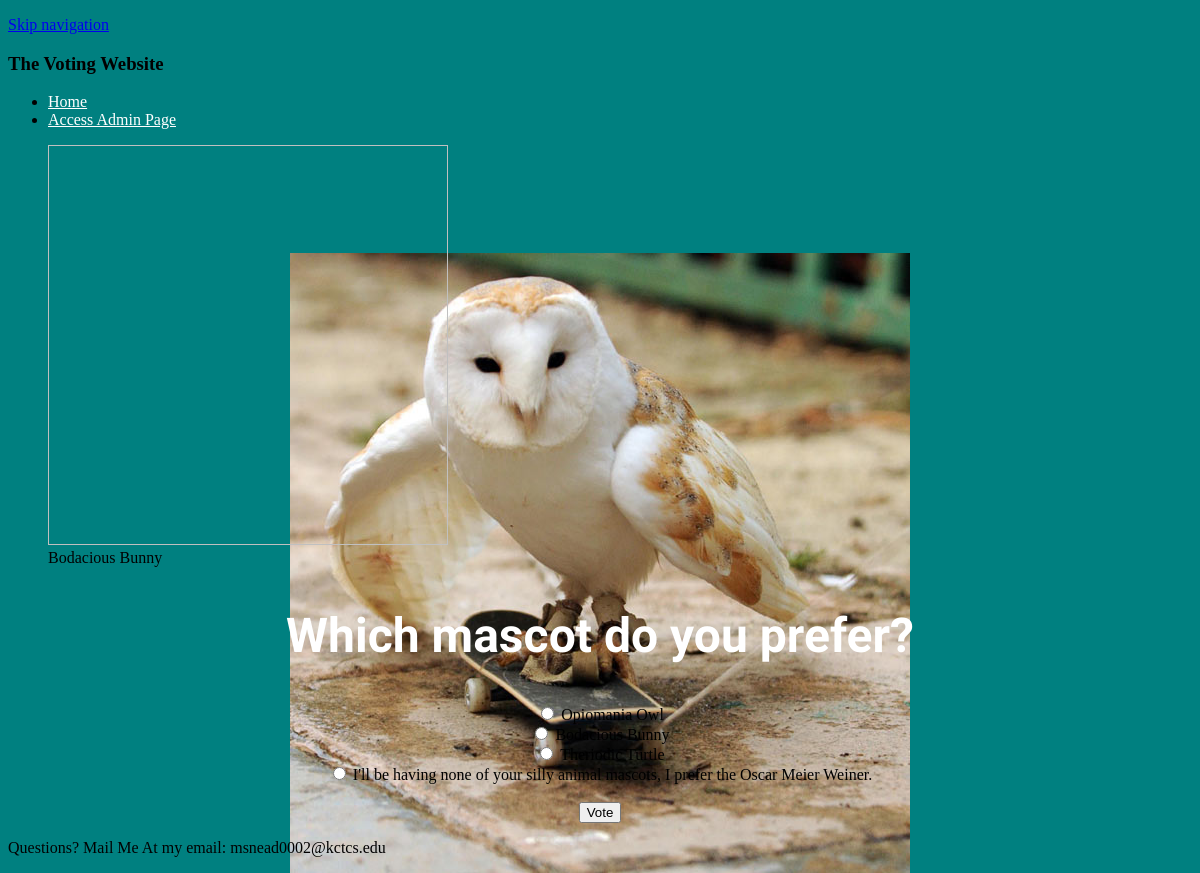
Screenshot of /polls/7/ with the database file from the repository.
### polls/models.py (models this page shows, shortened)
@python_2_unicode_compatible  # only if you need to support Python 2
class Question(models.Model):
    question_text = models.CharField(max_length=200)
    pub_date = models.DateTimeField('date published')
    def was_published_recently(self):
        now = timezone.now()
        return now - datetime.timedelta(days=1) <= self.pub_date <= now
    was_published_recently.admin_order_field = 'pub_date'
    was_published_recently.boolean = True
    was_published_recently.short_description = 'Published recently?'

@python_2_unicode_compatible  # only if you need to support Python 2
class Choice(models.Model):
    question = models.ForeignKey(Question, on_delete=models.CASCADE)
    choice_text = models.CharField(max_length=200)
    votes = models.IntegerField(default=0)

### polls/views.py (the view)
# urls.py: url(r'^(?P<pk>[0-9]+)/$', views.DetailView.as_view(), name='detail'),
class DetailView(generic.DetailView):
    model = Question
    template_name = 'polls/detail.html'
    def get_queryset(self):
        return Question.objects.filter(pub_date__lte=timezone.now())

### polls/templates/polls/detail.html (shortened to what this page needs)
{% load staticfiles %}
<!DOCTYPE html>
<html lang="en">
   <head>
	  <link rel="stylesheet" type="text/css" href="{% static 'polls/style.css' %}" />
   </head>
   <body>
		<div class="container">
			<p class="skipnavigation"><a href="#contentstart">Skip navigation</a></p>
			<header>
				<h3>The Voting Website</h3>
			</header>
			<nav class = "sitenavigation">
				<ul>
					<li><a href = "http://127.0.0.1:8000/polls/">Home<a></li>
					<li><a href = "http://127.0.0.1:8000/admin/">Access Admin Page<a></li>
				</ul>
			</nav>
			<article>
				<figure class="bunny">
					<img href="{% static 'polls/background.jpg' %}" width="400" height="400" alt="">
					<figcaption>Bodacious Bunny</figcaption>
				</figure>
				<div>
					<h1>{{ question.question_text }}</h1>
					<center>
					<form action="{% url 'polls:vote' question.id %}" method="post">
					{% for choice in question.choice_set.all %}
						<input type="radio" name="choice" id="choice{{ forloop.counter }}" value="{{ choice.id }}" />
						<label for="choice{{ forloop.counter }}">{{ choice.choice_text }}</label><br/>
					{% endfor %}
					<br/>
					<input type="submit" value="Vote" />
					</form>
					</center>
				</div>
			</article>
			<footer>
				<p>Questions? Mail Me At my email: msnead0002@kctcs.edu</a></p>
			</footer>
		</div>
   </body>

### polls/static/polls/style.css (style rules this page uses)
li a { color: white; }
body { background: teal url("images/background.JPG") no-repeat center bottom; }
h1 { color: White; font-family: "pinyon script", "times new roman", sans-serif; font-style: itallic; text-align: center; font-size: 3em; }

### rows the page displays
Question: question_text "Which mascot do you prefer?"
Choice: choice_text "Opiomania Owl"
Choice: choice_text "Bodacious Bunny"
Choice: choice_text "Theriodic Turtle"
Choice: choice_text "I'll be having none of your silly animal mascots, I prefer the Oscar Meier Weiner."
